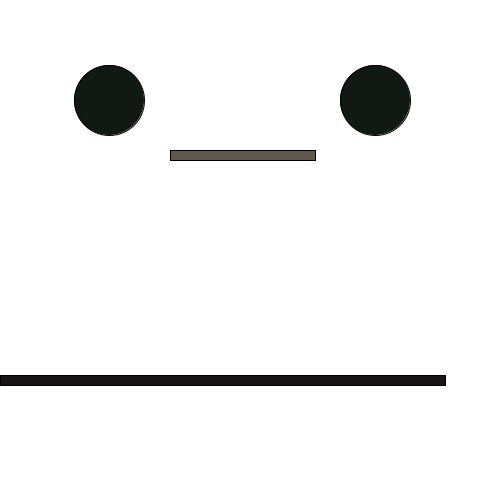
Frame 1 (no input)
Frame 60 (the mouse pressed at the canvas centre just before this capture): identical to frame 1, image omitted
Frame 120 (the mouse held since frame 60 and released just before this capture): identical to frame 1, image omitted

The Processing sketch that drew this single still picture (run headless with seeded random() and noise(); from frame 60 on, the mouse is pressed at the canvas centre):

// Processing sketch: processing_155694
// ── processing_155694.pde


void setup() {  //setup function called initially, only once
  size(500, 500);
  
  colorMode(HSB);   //set colors to Hue, Saturation, Brightness mode
}

void draw() {  //draw function loops 
  background(255);  //set background white
  
  fill(26,54,96);
  rect(170,150,145,10);
  
   fill(96,87,25);
  ellipse(109,100,70,70);
  
  fill(96,87,25);
  ellipse(375,100,70,70);
  
  fill(10,15,23);
  rect(0,375,445,10);
}
